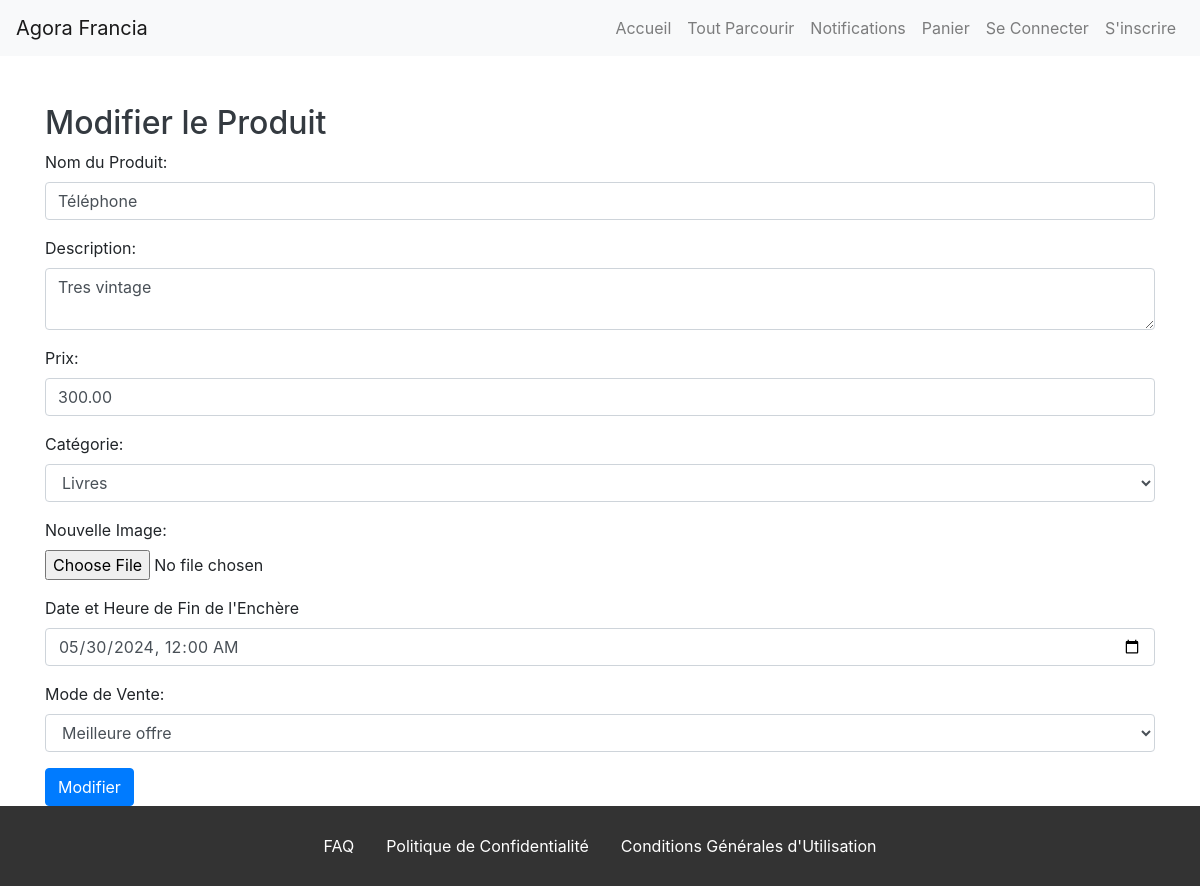
The page /SiteAGORA/edit_product.php?id=2 on the database its author committed.
### tables this page shows
CREATE TABLE `products` (
  `id` int(11) NOT NULL,
  `name` varchar(255) NOT NULL,
  `description` text,
  `price` decimal(10,2) NOT NULL,
  `category` varchar(100) DEFAULT NULL,
  `created_at` timestamp NOT NULL DEFAULT CURRENT_TIMESTAMP,
  `user_id` int(11) NOT NULL,
  `image_path` varchar(255) NOT NULL,
  `end_time` datetime NOT NULL,
  `category_sell_id` int(11) DEFAULT NULL
);

CREATE TABLE `categories` (
  `id` int(11) NOT NULL,
  `name` varchar(100) NOT NULL,
  `created_at` timestamp NOT NULL DEFAULT CURRENT_TIMESTAMP
);

CREATE TABLE `categories_sell` (
  `id` int(11) NOT NULL,
  `name` varchar(50) NOT NULL
);

### SiteAGORA/edit_product.php (the view, shortened to what this page needs)
<?php
include 'db_connection.php';
if (isset($_GET['id'])) {
    $productId = $_GET['id'];
    $stmt = $conn->prepare("SELECT * FROM products WHERE id = ?");
    $stmt->bind_param("i", $productId);
    $stmt->execute();
    $result = $stmt->get_result();
    $categoryStmt = $conn->prepare("SELECT * FROM categories");
    $categoryStmt->execute();
    $categoriesResult = $categoryStmt->get_result();
    $categories = [];
    while ($categoryRow = $categoriesResult->fetch_assoc()) {
        $categories[] = $categoryRow;
    }
    $categorySellStmt = $conn->prepare("SELECT * FROM categories_sell");
    $categorySellStmt->execute();
    $categorySellResult = $categorySellStmt->get_result();
    $categorySells = [];
    while ($categorySellRow = $categorySellResult->fetch_assoc()) {
        $categorySells[] = $categorySellRow;
    }
    if ($result->num_rows > 0) {
        $product = $result->fetch_assoc();
        ?>
        <!DOCTYPE html>
        <html lang="fr">
        <head>
            <link rel="stylesheet" href="css/styles.css">
            <link rel="stylesheet" href="https://stackpath.bootstrapcdn.com/bootstrap/4.5.2/css/bootstrap.min.css">
        </head>
        <body>
            <?php include 'header.php'; ?>
            <div class="container mt-5">
                <h2>Modifier le Produit</h2>
                <form action="update_product.php" method="POST" enctype="multipart/form-data">
                    <div class="form-group">
                        <label for="name">Nom du Produit:</label>
                        <input type="text" class="form-control" id="name" name="name" value="<?php echo htmlspecialchars($product['name']); ?>" required>
                    </div>
                    <div class="form-group">
                        <label for="description">Description:</label>
                        <textarea class="form-control" id="description" name="description" required><?php echo htmlspecialchars($product['description']); ?></textarea>
                    </div>
                    <div class="form-group">
                        <label for="price">Prix:</label>
                        <input type="number" step="0.01" class="form-control" id="price" name="price" value="<?php echo htmlspecialchars($product['price']); ?>" required>
                    </div>
                    <div class="form-group">
                        <label for="category">Catégorie:</label>
                        <select class="form-control" id="category" name="category" required>
                            <?php foreach ($categories as $category): ?>
                                <option value="<?php echo htmlspecialchars($category['id']); ?>" <?php if ($category['id'] == $product['category']) echo 'selected'; ?>>
                                    <?php echo htmlspecialchars($category['name']); ?>
                                </option>
                            <?php endforeach; ?>
                        </select>
                    </div>
                    <div class="form-group">
                        <label for="image">Nouvelle Image:</label>
                        <input type="file" class="form-control-file" id="image" name="image">
                    </div>
                    <div class="form-group">
                        <label for="end_time">Date et Heure de Fin de l'Enchère</label>
                        <input type="datetime-local" class="form-control" id="end_time" name="end_time" value="<?php echo date('Y-m-d\TH:i', strtotime($product['end_time'])); ?>" required>
                    </div>
                    <div class="form-group">
                        <label for="category_sell">Mode de Vente:</label>
                        <select class="form-control" id="category_sell" name="category_sell" required>
                            <?php foreach ($categorySells as $categorySell): ?>
                                <option value="<?php echo htmlspecialchars($categorySell['id']); ?>" <?php if ($categorySell['id'] == $product['category_sell_id']) echo 'selected'; ?>>
                                    <?php echo htmlspecialchars($categorySell['name']); ?>
                                </option>
                            <?php endforeach; ?>
                        </select>
                    </div>
                    <button type="submit" class="btn btn-primary">Modifier</button>
                </form>
            </div>
            <?php include 'footer.php'; ?>
        </body>
        </html>
    <?php
    } else {
        header("Location: my_product.php");
        exit();
    }
} else {
    header("Location: my_product.php");
    exit();
}
?>

### SiteAGORA/styles.css (style rules this page uses)
body { font-family: Arial, sans-serif; background-color: #f8f9fa; }
.container { margin-top: 50px; }
h2 { color: #343a40; }

### rows shown on the page
products: name "Téléphone", description "Tres vintage", price "300.00", category "Livres", end_time "05/30/2024 00:00", category_sell "Meilleure offre"
